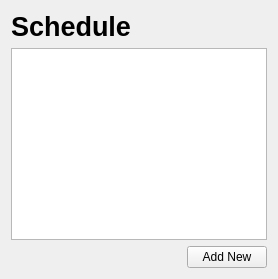
        <widget class="QWidget" name="stackedSchedule">
         <layout class="QVBoxLayout" name="verticalLayout_20">
          <item>
           <widget class="QLabel" name="labelScheduleTitle">
            <property name="font">
             <font>
              <pointsize>20</pointsize>
              <weight>75</weight>
              <bold>true</bold>
             </font>
            </property>
            <property name="text">
             <string>Schedule</string>
            </property>
           </widget>
          </item>
          <item>
           <widget class="QListWidget" name="listWidgetSchedule"/>
          </item>
          <item>
           <layout class="QHBoxLayout" name="horizontalLayout_15">
            <item>
             <spacer name="horizontalSpacer_26">
              <property name="orientation">
               <enum>Qt::Horizontal</enum>
              </property>
              <property name="sizeHint" stdset="0">
               <size>
                <width>40</width>
                <height>20</height>
               </size>
              </property>
             </spacer>
            </item>
            <item>
             <widget class="QPushButton" name="pushButtonSchedule">
              <property name="focusPolicy">
               <enum>Qt::NoFocus</enum>
              </property>
              <property name="text">
               <string>Add New</string>
              </property>
             </widget>
            </item>
           </layout>
          </item>
         </layout>
        </widget>
